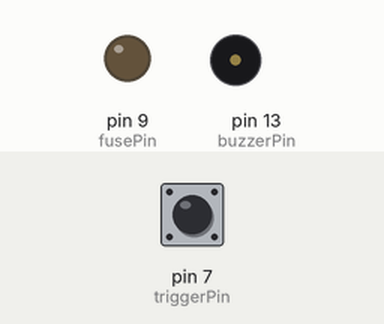
Bench run of a sketch on a simulated Arduino Uno, built with avr-gcc and run on an emulated ATmega328P. On the bench: output pins drawn as LEDs (lit = HIGH), buzzer (waves = sounding). The test bench sets the inputs (shaded band); at power-on: pin 7 (triggerPin) HIGH. What the sketch prints to the serial monitor is not drawn.

Above: at 1.3 s.
1.4 s: pin 7 (triggerPin) pulled LOW for 0.15 s
At 2.85 s:
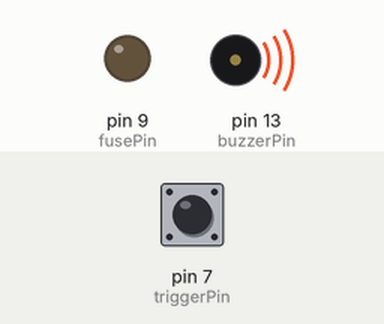
At 12.6 s:
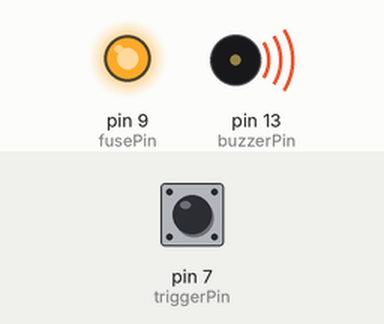
Timing chart, 0 to 13.1 s (numbered marks = the images above; inputs shaded):
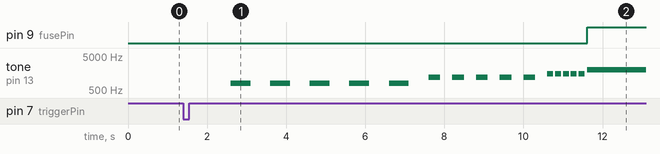

The sketch:

SIS-UNO.ino
```cpp
// Code for Arduino UNO to manage a rocket launch countdown with buzzer and firework fuse trigger

const int buzzerPin = 13;
const int triggerPin = 7; // Signal pin for external trigger (button/IoT module)
const int fusePin = 9;    // PWM pin for firework fuse trigger

void setup() {
  Serial.begin(9600);
  pinMode(buzzerPin, OUTPUT);
  pinMode(triggerPin, INPUT_PULLUP); // Internal pull-up (LOW = triggered)
  pinMode(fusePin, OUTPUT);          // PWM output for fuse trigger

  digitalWrite(fusePin, LOW);        // Ensure fuse pin is off initially

  Serial.println("========================================");
  Serial.println("         LAUNCH COUNTDOWN SYSTEM");
  Serial.println("========================================");
  Serial.println();
  Serial.println("System Ready. Waiting for launch signal on pin 7...");
  Serial.println("Fuse trigger on pin 9 - READY");
}

void loop() {
  // Wait until signal received
  if (digitalRead(triggerPin) == LOW) {
    Serial.println("Launch signal received!");
    delay(200); // debounce
    rocketCountdown();

    Serial.println("System on standby mode.");
    Serial.println("Waiting for next launch signal on pin 7...");
    Serial.println();
    delay(500); // small pause before rearming
  }
}

void rocketCountdown() {
  Serial.println("INITIATING LAUNCH SEQUENCE...");
  Serial.println();
  delay(1000);

  // Phase 1: Normal countdown (10 to 6)
  Serial.println("=== PHASE 1: INITIAL COUNTDOWN ===");
  for (int i = 10; i >= 6; i--) {
    Serial.print("T-");
    Serial.println(i);

    tone(buzzerPin, 800, 500); // 800Hz for 500ms
    delay(1000);
  }

  Serial.println();

  // Phase 2: Accelerating countdown (5 to 1)
  Serial.println("=== PHASE 2: ACCELERATION PHASE ===");
  for (int i = 5; i >= 1; i--) {
    Serial.print("T-");
    Serial.println(i);

    tone(buzzerPin, 1200, 300); // 1200Hz for 300ms
    delay(600);
  }

  Serial.println();

  // Phase 3: Final rapid beeps
  Serial.println("=== PHASE 3: FINAL SEQUENCE ===");
  for (int i = 0; i < 5; i++) {
    Serial.print("⚠️   ");
    tone(buzzerPin, 1500, 150);
    delay(200);
  }

  Serial.println();
  Serial.println("LAUNCH!🚀");
  Serial.println("Deployment Successful!");

  // FIREWORK LAUNCH SEQUENCE
  // Activates both buzzer and fuse trigger simultaneously for 3 seconds
  Serial.println("*** ACTIVATING FUSE TRIGGER ***");

  tone(buzzerPin, 2000);        // Start continuous 2000Hz tone
  analogWrite(fusePin, 255);    // Full PWM signal (100% duty cycle) to fuse

  for (int i = 1; i <= 3; i++) {
    delay(1000);
    Serial.print("Launch +");
    Serial.print(i);
    Serial.println(" seconds - FUSE ACTIVE");
  }

  noTone(buzzerPin);            // Stop buzzer
  analogWrite(fusePin, 0);      // Stop PWM signal to fuse
  Serial.println("*** FUSE TRIGGER DEACTIVATED ***");

  Serial.println();
  Serial.println("=== LAUNCH SEQUENCE COMPLETED ===");
  Serial.println("System Status: Normal");
  Serial.println("launch successful!");
  Serial.println("========================================");
  Serial.println();
}
```

Measured:
- after the input at 1.4 s, pin 9 (fusePin): LOW → HIGH after 10.2 s; tone on pin 13 (buzzerPin): plays 800 Hz for 0.50 s, 800 Hz for 0.50 s, 800 Hz for 0.50 s, 800 Hz for 0.50 s, 800 Hz for 0.50 s, 1200 Hz for 0.30 s … (16 notes in this stretch), starting after 1.2 s
